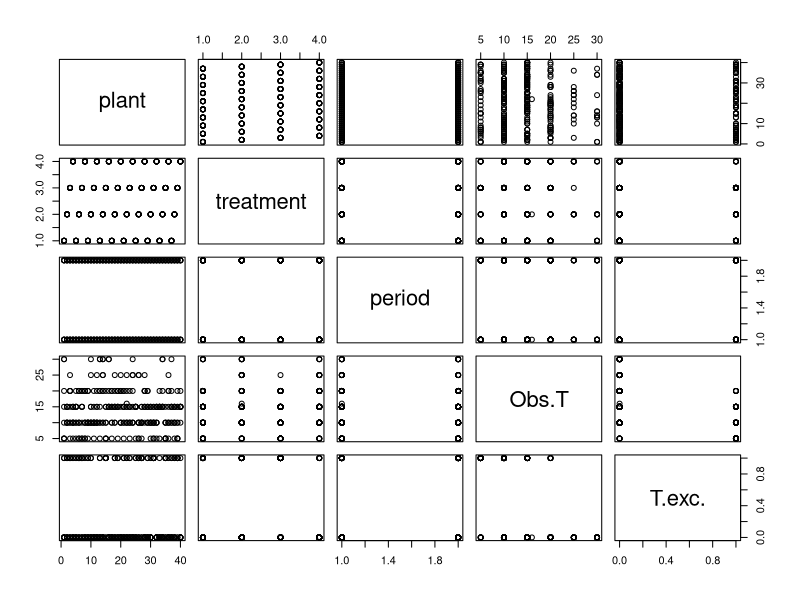
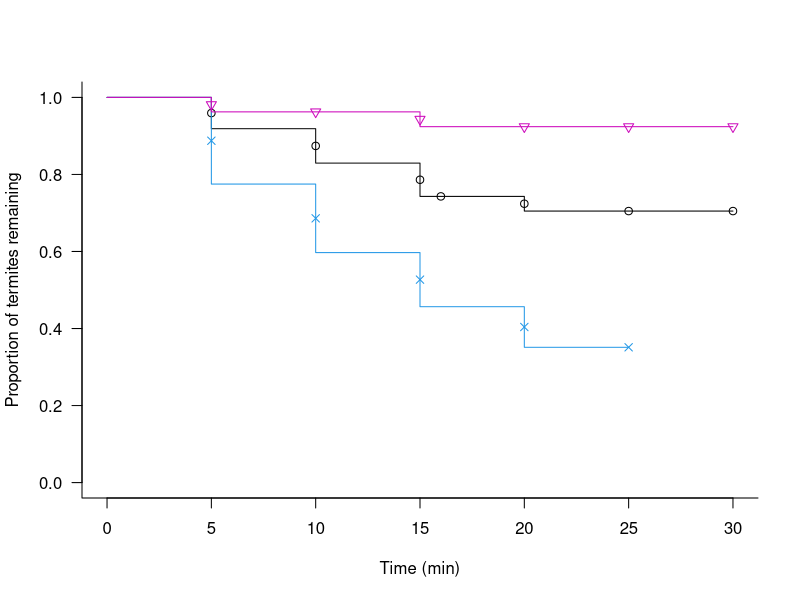
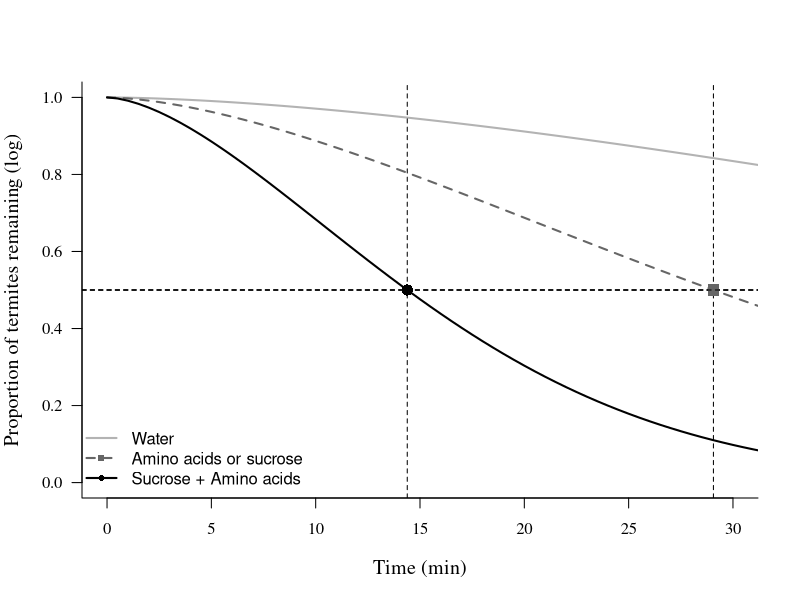

Write the R code that produced these figures, in order.
#Set the working directory
setwd(dirname(rstudioapi::getActiveDocumentContext()$path))


#Delete all previous objects
rm(list= ls())


#Get the data
data<- read.table("Survival.txt",header=T)
attach(data)
summary(data)
plot(data)
head(data)


######################################


#Does the time of observation depend on the treatment?
library(survival)
m.completo = survreg(Surv(Obs.T,T.exc.)~treatment) #Checke README.txt for metadata
m.n = survreg(Surv(Obs.T,T.exc.)~1)
anova(m.n,m.completo,test="Chisq")
#The null model was rejected -> p = 1.933149e-11


######################################


#Which treatments differ from one another?
library(car)
#Merge the variables water and amino acids 
treat.1=recode(treatment,"c('water','amino')='wateramino'")
levels(treat.1)

#Run the test again
m1= survreg(Surv(Obs.T,T.exc.)~treatment)
m2 = survreg(Surv(Obs.T,T.exc.)~treat.1)
anova(m1,m2,test="Chisq")
#Cannot merge water with amino -> p = 0.005447493

#Merge the variables amino acids and sucrose 
treat.2=recode(treatment,"c('amino','sucrose')='aminosucrose'")
levels(treat.2)

#Run the test again
m1= survreg(Surv(Obs.T,T.exc.)~treatment)
m3 = survreg(Surv(Obs.T,T.exc.)~treat.2)
anova(m1,m3,test="Chisq")
#These two variables do not differ from one another and so can be merged -> p = 0.5183989

#Merge the variables aminosucrose and sucrose_amino 
treat.3=recode(treatment,"c('amino','sucrose','sucrose_amino')='aminosucrosesacamino'")
levels(treat.3)

#Run the test again
m1= survreg(Surv(Obs.T,T.exc.)~treatment)
m4 = survreg(Surv(Obs.T,T.exc.)~treat.3)
anova(m1,m4,test="Chisq")
#Cannot merge aminosucrose with sucrose_amino -> p = 3.224872e-06

#Based on those tests, water is different from amino and sucrose, which are different from sacamino

#Estimate the P-value 
treat.2=recode(treatment,"c('amino','sucrose')='aminosucrose'")
levels(treat.2)
m3 = survreg(Surv(Obs.T,T.exc.)~treat.2)
m.n = survreg(Surv(Obs.T,T.exc.)~1)
anova(m.n,m3,test="Chisq")
#p= 4.029096e-12
anova(m3)
summary(m3)


######################################


#Survival plot with raw curves

#Rename the treatments
treat.4=recode(treatment,"c('water')='Water'")
levels(treat.4)

treat.5=recode(treat.4,"c('amino','sucrose')='Amino acids - sucrose'")
levels(treat.5)

treat.6=recode(treat.5,"c('sucrose_amino')='Sucrosese+Amino acids'")
levels(treat.6)

legend = c("Water","Amino acids or sucrose","Sucrose + Amino acids")
legend

#Run the model to be used for plotting
m.full = survfit(Surv(Obs.T,T.exc.)~treat.6)

#Survival plot with raw curves
plot(m.full,mark=c(1,4,6),las=1,col=c(1,4,6),ylab= "Proportion of termites remaining", xlab="Time (min)",bty="l")


######################################


#Survival plot with smooth curves

#Estimate alpha and mu
#Calculate the mean time for each group (log), that is, the mean time to death
#Calculate alpha
m.full = survreg(Surv(Obs.T,T.exc.)~treat.6)
summary(m.full)

Scale= 0.605

alpha <- 1/m.full$scale
alpha
#1.65404

#mu = exp(parameter obtained in the summary)
#Scale parameter for the construction of the curve of each treatment

#mu_water
mut1 = exp(4.440)
mut1
#84.77494

#mu_amino-sucrose
mut2 = exp(4.440-0.848)
mut2
#36.30662

#mu_sucrose+amino
mut3 = exp(4.440-1.551)
mut3
#17.97533

#TPM1 = water
TPM1 <- mut1*gamma(1+(1/alpha))
TPM1
#75.79214

#TPM2 = amino?cidos-sacarose
TPM2 <- mut2*gamma(1+(1/alpha))
TPM2
#32.45954

#TPM3 = sacarose+amino?cidos
TPM3 <- mut3*gamma(1+(1/alpha))
TPM3
#16.07065

#Survival plot with smooth curves
m.full = survfit(Surv(Obs.T,T.exc.)~treat.6)
plot(m.full,mark=c(1,4),las=1,col=c("white","white"),ylab= "Proportion of termites remaining (log)", xlab="Time (min)",bty="l",family="serif",cex.lab=1.2)

#Curve for water
curve(exp((-mut1^(-alpha))*(x^alpha)),from=0,to=50,xlab="",ylab="Proportion of termites remaining (log)",type="l",lty=1,col="gray70",lwd=2,add=T)

#Curve for amino-sucrose
curve(exp((-mut2^(-alpha))*(x^alpha)),from=0,to=50,xlab="",ylab="Proportion of termites remaining (log)",type="l",lty=2,col="gray40",log="y",lwd=2,add=T)

#Curve for sucrose+amino
curve(exp((-mut3^(-alpha))*(x^alpha)),from=0,to=50,xlab="",ylab="Proportion of termites remaining (log)",type="l",lty=1,col=1,log="y",lwd=2,add=T)


#Plot the mean time 
#Calculating the time where we have 50% mortality, an interpretation of the MU parameter
# log(S) = (-mu^-alpha)*(t^alpha)
# t^alpha = log(S)/((-mu^-alpha))
# t = (log(S)/((-mu^-alpha)))^(1/alpha)

#mean time for water
tmedio1 <- (log(0.5)/((-mut1^-alpha)))^(1/alpha)
tmedio1
abline(h=0.5,lty=2)
abline(v=tmedio1,lty=2,col=1)
points(tmedio1,0.5,pch=16,cex=1,col=1)

#mean time for amino_sacarose
tmedio2 <- (log(0.5)/((-mut2^-alpha)))^(1/alpha)
tmedio2
abline(h=0.5,lty=2)
abline(v=tmedio2,lty=2,col=1,ylim=c(0,0.5))
points(tmedio2,0.5,pch=15,cex=1.5,col="gray40")

#mean time for sucrose+amino?cidos
tmedio3 <- (log(0.5)/((-mut3^-alpha)))^(1/alpha)
tmedio3
abline(h=0.5,lty=2)
abline(v=tmedio3,lty=2,col=1)
points(tmedio3,0.5,pch=16,cex=1.5,col=1)

#Plot the legend
legend("bottomleft",legend=(legend),lty=c(1,2,1),pch=c(NA,15,16),pt.cex=0.8,col=c("gray70","gray40",1),lwd=2,bty="n")

detach(data)
